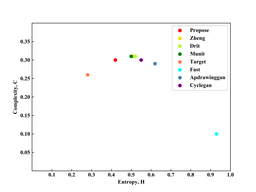
#> input picture complexity-entropy_plane/CEplane.png, 256 x 192 px, shrunk from 3840 x 2880 before the run, given as the content of the folder input_dir, which was not available
$ python RTV_smooth.py
#> lines starting #> are read from the running program, lines starting #| are printed output that depends on the picture; pictures that were not available may be replaced by others from this repository, and a replacement may not be noted
#> further down, image is the input picture: shape (192, 256, 4); mean R, G, B, A 249.9, 249.9, 249.8, 255
import os
import cv2
import numpy as np
from scipy.sparse import spdiags
from scipy.sparse.linalg import spsolve


def tsmooth(I, lambda_=0.01, sigma=3.0, sharpness=0.02, max_iter=4):
#> called with lambda_ = 0.01, sigma = 3, sharpness = 0.02, max_iter = 4
    I = im2double(I)
    x = I
    sigma_iter = sigma
    lambda_ = lambda_ / 2
    dec = 2

    for i in range(max_iter):
        wx, wy = compute_texture_weights(x, sigma_iter, sharpness)
        x = solve_linear_equation(I, wx, wy, lambda_)
        sigma_iter /= dec
        if sigma_iter < 0.5:
            sigma_iter = 0.5
#> this loop made 4 passes
#> pass 1, in compute_texture_weights, `fx = np.diff(fin, 1, 1)`:
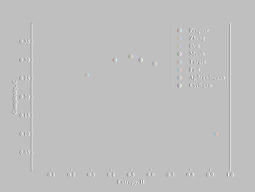
#> fx: shape (192, 255, 4) float64; mean of channels 0, 1, 2, 3 -2.27e-20, -1.36e-20, -1.81e-20, 0; transparent parts drawn white
#> pass 1, in compute_texture_weights, `fy = np.diff(fin, 1, 0)`:
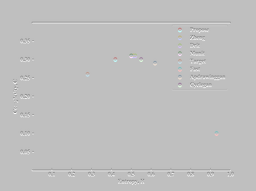
#> fy: shape (191, 256, 4) float64; mean of channels 0, 1, 2, 3 3.25e-19, -2.57e-19, 3.41e-20, 0; transparent parts drawn white
#> after the loop:
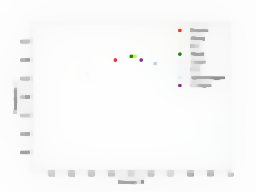
#> x: shape (192, 256, 4) float64; mean of channels 0, 1, 2, 3 0.98, 0.98, 0.98, 1; transparent parts drawn white
#> after the loop, sigma_iter = 0.5

    return x

def im2double(image):
    return image / 255

def compute_texture_weights(fin, sigma, sharpness):
    fx = np.diff(fin, 1, 1)
    fx = np.pad(fx, [(0,0),(0,1),(0,0)], 'constant')
    fy = np.diff(fin, 1, 0)
    fy = np.pad(fy, [(0,1),(0,0),(0,0)], 'constant')

    vareps_s = sharpness
    vareps = 0.001

    wto = np.maximum(((fx**2 + fy**2) ** 0.5).mean(axis=-1), vareps_s) ** (-1)
    fbin = lpfilter(fin, sigma)
    gfx = np.diff(fbin, 1, 1)
    gfx = np.pad(gfx, [(0,0),(0,1),(0,0)], 'constant')
    gfy = np.diff(fbin, 1, 0)
    gfy = np.pad(gfy, [(0,1),(0,0),(0,0)], 'constant')
    wtbx = np.maximum(np.abs(gfx).mean(axis=-1), vareps) ** (-1)
    wtby = np.maximum(np.abs(gfy).mean(axis=-1), vareps) ** (-1)
    retx = wtbx * wto
    rety = wtby * wto

    retx[:, -1] = 0
    rety[-1, :] = 0

    return retx, rety

# ref at https://stackoverflow.com/questions/17190649/how-to-obtain-a-gaussian-filter-in-python
def matlab_style_gauss2D(shape=(3,3),sigma=0.5):
    """
    2D gaussian mask - should give the same result as MATLAB's
    fspecial('gaussian',[shape],[sigma])
    """
    m,n = [(ss-1.)/2. for ss in shape]
    y,x = np.ogrid[-m:m+1,-n:n+1]
    h = np.exp( -(x*x + y*y) / (2.*sigma*sigma) )
    h[ h < np.finfo(h.dtype).eps*h.max() ] = 0
    sumh = h.sum()
    if sumh != 0:
        h /= sumh
    return h

def conv2_sep(im, sigma):
    ksize = round(5 * sigma) | 1
    g = matlab_style_gauss2D((1,ksize), sigma)
    ret = cv2.filter2D( im, -1,   g, borderType=cv2.BORDER_CONSTANT)
    ret = cv2.filter2D(ret, -1, g.T, borderType=cv2.BORDER_CONSTANT)
    return ret

def lpfilter(image, sigma):
    filtered = np.array([conv2_sep(array, sigma) for array in image.transpose((2,0,1))])
    filtered = filtered.transpose((1,2,0))
    return filtered

def solve_linear_equation(in_, wx, wy, lambda_):
    r, c, ch = in_.shape
    k = r * c
    dx = -lambda_ * wx.flatten('F')
    dy = -lambda_ * wy.flatten('F')
    B = np.stack((dx, dy))
    d = (-r, -1)
    A = spdiags(B, d, k, k)
    e = dx
    w = np.pad(dx, [(r,0)], 'constant')[:-r]
    s = dy
    n = np.pad(dy, [(1,0)], 'constant')[:-1]
    D = 1 - (e+w+s+n)
    A = A + A.T + spdiags(D, 0, k, k)

    out = np.zeros((r, c, ch))
    for i in range(ch):
        tin = in_[..., i].flatten('F')
        tout = spsolve(A, tin)
        out[..., i] += tout.reshape(c, r).T

    return out

if __name__ == '__main__':
    import argparse
    from pathlib import Path
    from PIL import Image

    parser = argparse.ArgumentParser()
    parser.add_argument('--input_dir', default='./input_dir', type=Path)
    parser.add_argument('--output_dir', '-o', default=None, type=Path)
    parser.add_argument('--lambda_', default=0.01, type=float)
    parser.add_argument('--sigma', default=3.0, type=float)
    parser.add_argument('--sharpness', default=0.02, type=float)
    parser.add_argument('--max_iter', default=4, type=int)
    args = parser.parse_args()

    # if args.output_img is None:
    #     l = args.lambda_
    #     s = args.sigma
    #     # Path.parent -> return logical father root
    #     # Path.stem -> return item without suffix
    #     args.output_img = args.input_img.parent / \
    #         (args.input_img.stem + f'_sigma_{int(s):d}_lambda_{l:.3f}' + args.input_img.suffix)

    if args.output_dir is None:
        args.output_dir = './output_dir'
        os.makedirs(args.output_dir, exist_ok=True)

    files = os.listdir(args.input_dir)
    print("Total number of images: ",len(files))

    for img in files:
        print("img: ",img)
        image_in = os.path.join(args.input_dir, img)
        image = np.array(Image.open(image_in))
        smoothed = tsmooth(image, args.lambda_, args.sigma, args.sharpness, args.max_iter)
        image_save = os.path.join(args.output_dir, img)
        Image.fromarray((smoothed * 256).astype('uint8')).save(str(image_save))
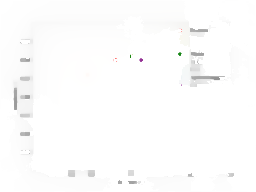
#> saved as CEplane.png: PIL image 256x192 RGBA; mean R, G, B, A 250.4, 250.4, 250.3, 103.3; transparent parts drawn white

    print('*'*6," Finish ",'*'*6)


# Run code
# python RTV_smooth.py --lambda_ 0.01 --sigma 3 --sharpness 0.02 --max_iter 4
